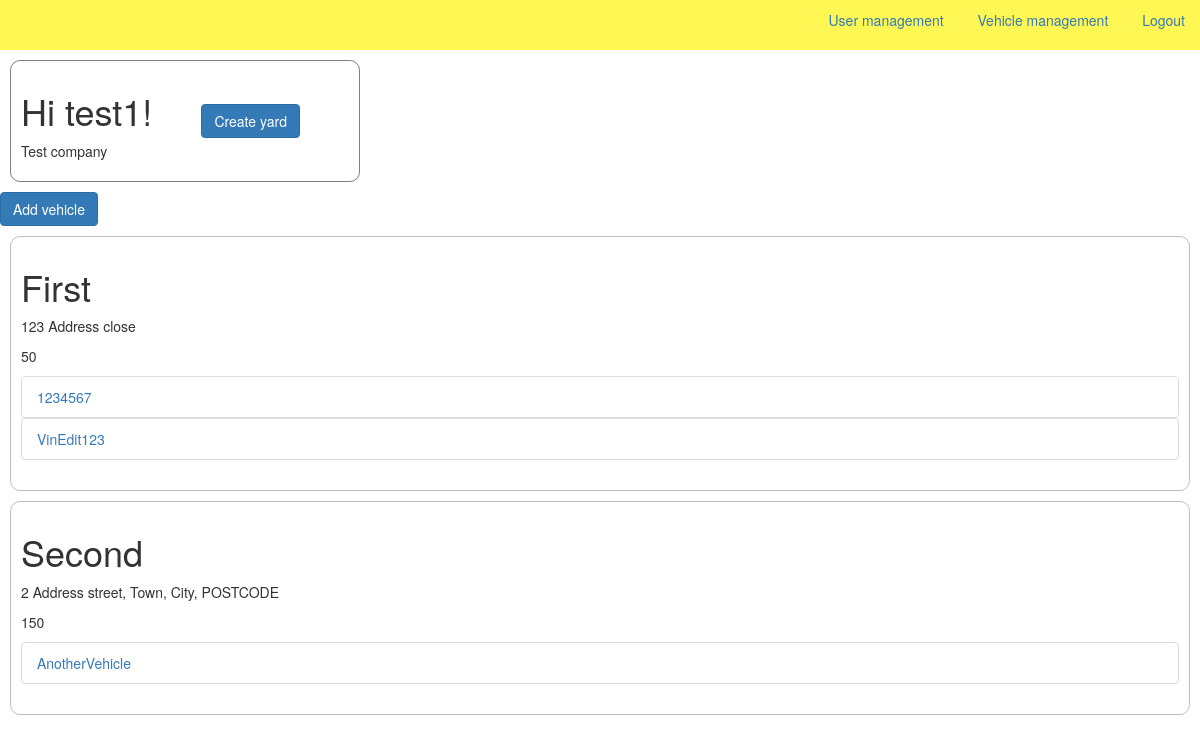
The page /dashboard (signed in) on the database as committed earlier.
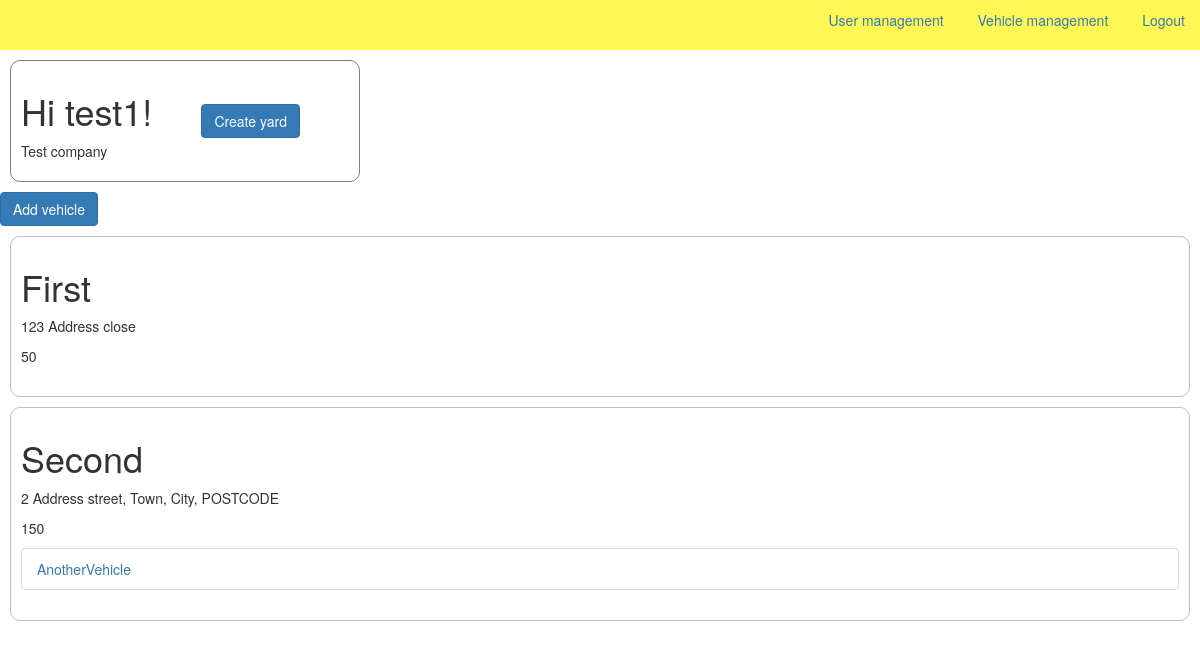
The same page on the database as committed later.
### app.py (models this page shows)
class Yard(db.Model):
    id = db.Column(db.Integer, primary_key=True)
    name = db.Column(db.String(30), nullable=False)
    address = db.Column(db.String(100), nullable=False)
    capacity = db.Column(db.Integer, nullable=False)
    company_id = db.Column(
        db.Integer, db.ForeignKey('company.id'), nullable=True)
    vehicles = db.relationship('Vehicle', backref='yard', lazy=False)

class Vehicle(db.Model):
    id = db.Column(db.Integer, primary_key=True)
    vin = db.Column(db.String(17), nullable=False)
    make = db.Column(db.String(30), nullable=True)
    model = db.Column(db.String(30), nullable=True)
    variant = db.Column(db.String(30), nullable=True)
    colour = db.Column(db.String(30), nullable=True)
    status = db.Column(db.Integer, nullable=False, default=0)
    yard_id = db.Column(db.Integer, db.ForeignKey('yard.id'), nullable=False)

### app.py (the view)
@app.route('/dashboard', methods=['GET', 'POST'])
@login_required
def Dashboard():
    company = {}
    yards = {}
    if current_user.company_id:
        company = Company.query.filter_by(id=current_user.company_id).first()
        yards = Yard.query.filter_by(company_id=current_user.company_id).all()
        session.pop('_flashes', None)
    return render_template('dashboard.html', company=company, yards=yards)

### app.py (called while the page is built)
@login_manager.user_loader
def load_user(user_id):
    return User.query.get(int(user_id))

### templates/dashboard.html (shortened to what this page needs)
<!DOCTYPE html>
<html lang="en">
<head>
    <link rel="stylesheet" href="../static/styles.css">
    {% extends "bootstrap/base.html" %}
    {% block navbar %}
    <nav class="nav-cont">
        <ul class="nav-options">
            {% if current_user.role == 0 %}
            <li class="nav-option">
                <a class="" href="{{ url_for('AdminUsers') }}">User management</a>
            </li>
            <li class="nav-option">
                <a class="" href="{{ url_for('AdminVehicles') }}">Vehicle management</a>
            </li>
            {% endif %}
            <li class="nav-option">
                <a class="" href="{{ url_for('LogOut') }}">Logout</a>
            </li>
        </ul>
    </nav>
    {% endblock %}
    {% block content %}
    <div class="user-card">
        <div class="user-info">
            {% if current_user.is_authenticated %}
            <h1 class="name">Hi {{ current_user.username }}!</h1>
            {% endif %}
            {% if company %}
            <p class="company">{{ company.name }}</p>
            {% endif %}
        </div>
        <div class="company-options">
            {% if company %}
            <a href="{{ url_for('CreateYard') }}"><button class="btn btn-primary">Create yard</button></a>
            {% else %}
            <a href="{{ url_for('CompanyPage') }}"><button class="btn btn-primary">Create company</button></a>
            {% endif %}
        </div>
    </div>
    <a href="{{ url_for('CreateVehicle') }}"><button class="btn btn-primary">Add vehicle</button></a>
    {% for yard in yards %}
    <div class="yard-cont">
        <div class="yard-info">
            <h1>{{ yard.name }}</h1>
            <p>{{ yard.address }}</p>
            <p>{{ yard.capacity }}</p>
        </div>
        <ol class="list-group">
            {% for vehicle in yard.vehicles %}
            <a href="{{ url_for('ViewVehicle', id=vehicle.id) }}">
                <li class="list-group-item">
                    {{ vehicle.vin }}
                </li>
            </a>
            {% endfor %}
        </ol>
    </div>
    {% endfor %}
    {% endblock %}

Rows that differ between the two databases and show on the page:
removed Vehicle: vin "1234567", shown under Yard "First"
removed Vehicle: vin "VinEdit123", shown under Yard "First"
